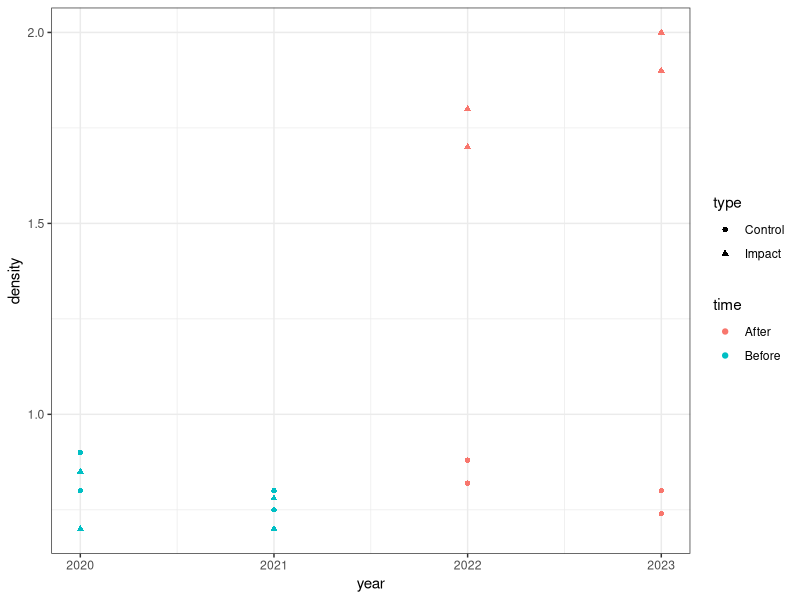
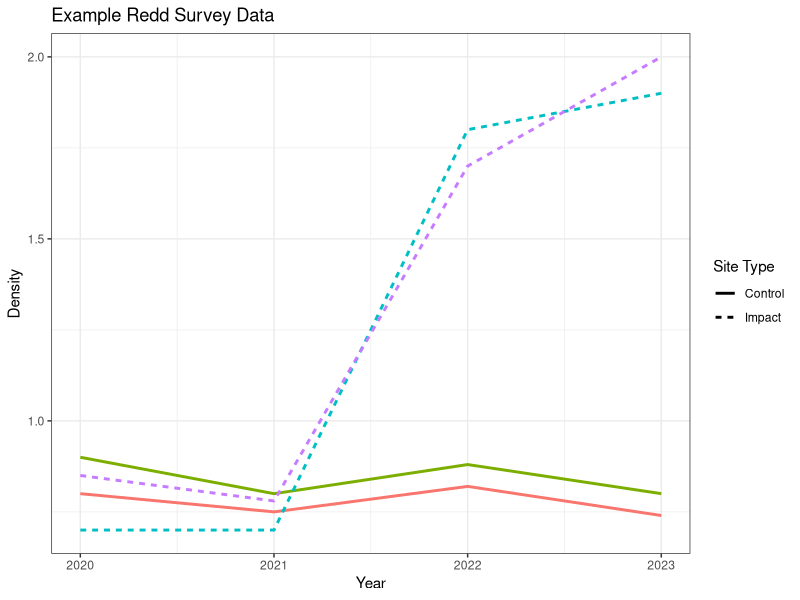

These charts were generated, in order, by the following R code:
# BACI Analysis code by Kiera McNeely (Cramer Fish Sciences) 4/28/2026

# The code below was developed using Feather River data spawning ground (ground survey) data from 2020-2023.
# "The analysis examines whether restoration efforts significantly affected redd density by comparing control (unrestored) and impact (restored) sites using data from before and after restoration occurred.


# Libraries ----
library(ggplot2) # Plotting
library(lmerTest) # Random effect model with p-value

# Data formatting ----
# Note: Data format will probably differ than the Feather River dataset so this code has been removed. 
# The goal is to have a data frame that includes site id, year, type (Impact or Control), time (Before or After restoration), redd density for entire season.
example_df <- data.frame(siteid = rep(c("site1", "site2", "site3", "site4"), 4),
                         year = c(rep(2020,4), rep(2021,4), rep(2022,4), rep(2023,4)),
                         type = rep(c("Control", "Control", "Impact", "Impact"), 4),
                         time = c(rep("Before",8), rep("After",8)),
                         density = c(0.8, 0.9, 0.7, 0.85,
                                     0.75, 0.8, 0.7, 0.78,
                                     0.82, 0.88, 1.8, 1.7,
                                     0.74, 0.80, 1.9, 2.0))

# BACI Analysis ----
## Exploratory Plots ----
ggplot(example_df) +
  geom_point(aes(x= year, y = density, color = time, shape = type)) + theme_bw()

ggplot(example_df) + 
  geom_line(aes(x= year, y = density, color = siteid, linetype = type), lwd =1)+ theme_bw()+
  labs(x = "Year", y = "Density", color = "Site Name", linetype = "Site Type",
       title = "Example Redd Survey Data") +
  guides(color = "none")
# Both plots show similar densities between control and impact sites before restoration, and a clear increase in impact sites after restoration, suggesting a significant interaction.


## Model ----
mod <- lmerTest::lmer(density ~ type*time + (1|siteid), data=example_df) # Random effect for site controls for site-level differences. type*time interaction tests whether the change over time differs between control and impact sites.
summary(mod) 
anova(mod) # significant type:time interaction (p<0.05) indicates a restoration effect.
